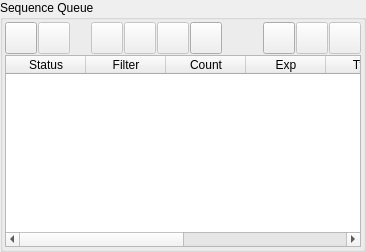
        <widget class="QGroupBox" name="groupBox">
         <property name="sizePolicy">
          <sizepolicy hsizetype="Expanding" vsizetype="Expanding">
           <horstretch>0</horstretch>
           <verstretch>0</verstretch>
          </sizepolicy>
         </property>
         <property name="title">
          <string>Sequence Queue</string>
         </property>
         <layout class="QVBoxLayout" name="verticalLayout_8">
          <property name="spacing">
           <number>1</number>
          </property>
          <property name="leftMargin">
           <number>2</number>
          </property>
          <property name="topMargin">
           <number>2</number>
          </property>
          <property name="rightMargin">
           <number>2</number>
          </property>
          <property name="bottomMargin">
           <number>2</number>
          </property>
          <item>
           <layout class="QHBoxLayout" name="horizontalLayout_14">
            <property name="spacing">
             <number>1</number>
            </property>
            <item>
             <widget class="QPushButton" name="addToQueueB">
              <property name="sizePolicy">
               <sizepolicy hsizetype="Fixed" vsizetype="Fixed">
                <horstretch>0</horstretch>
                <verstretch>0</verstretch>
               </sizepolicy>
              </property>
              <property name="minimumSize">
               <size>
                <width>32</width>
                <height>32</height>
               </size>
              </property>
              <property name="maximumSize">
               <size>
                <width>32</width>
                <height>32</height>
               </size>
              </property>
              <property name="text">
               <string/>
              </property>
              <attribute name="buttonGroup">
               <string notr="true">queueEditButtonGroup</string>
              </attribute>
             </widget>
            </item>
            <item>
             <widget class="QPushButton" name="removeFromQueueB">
              <property name="enabled">
               <bool>false</bool>
              </property>
              <property name="sizePolicy">
               <sizepolicy hsizetype="Fixed" vsizetype="Fixed">
                <horstretch>0</horstretch>
                <verstretch>0</verstretch>
               </sizepolicy>
              </property>
              <property name="minimumSize">
               <size>
                <width>32</width>
                <height>32</height>
               </size>
              </property>
              <property name="maximumSize">
               <size>
                <width>32</width>
                <height>32</height>
               </size>
              </property>
              <property name="text">
               <string/>
              </property>
              <attribute name="buttonGroup">
               <string notr="true">queueEditButtonGroup</string>
              </attribute>
             </widget>
            </item>
            <item>
             <spacer name="horizontalSpacer_2">
              <property name="orientation">
               <enum>Qt::Horizontal</enum>
              </property>
              <property name="sizeType">
               <enum>QSizePolicy::Fixed</enum>
              </property>
              <property name="sizeHint" stdset="0">
               <size>
                <width>20</width>
                <height>20</height>
               </size>
              </property>
             </spacer>
            </item>
            <item>
             <widget class="QPushButton" name="queueUpB">
              <property name="enabled">
               <bool>false</bool>
              </property>
              <property name="sizePolicy">
               <sizepolicy hsizetype="Fixed" vsizetype="Fixed">
                <horstretch>0</horstretch>
                <verstretch>0</verstretch>
               </sizepolicy>
              </property>
              <property name="minimumSize">
               <size>
                <width>32</width>
                <height>32</height>
               </size>
              </property>
              <property name="maximumSize">
               <size>
                <width>32</width>
                <height>32</height>
               </size>
              </property>
              <property name="text">
               <string/>
              </property>
              <attribute name="buttonGroup">
               <string notr="true">queueEditButtonGroup</string>
              </attribute>
             </widget>
            </item>
            <item>
             <widget class="QPushButton" name="queueDownB">
              <property name="enabled">
               <bool>false</bool>
              </property>
              <property name="sizePolicy">
               <sizepolicy hsizetype="Fixed" vsizetype="Fixed">
                <horstretch>0</horstretch>
                <verstretch>0</verstretch>
               </sizepolicy>
              </property>
              <property name="minimumSize">
               <size>
                <width>32</width>
                <height>32</height>
               </size>
              </property>
              <property name="maximumSize">
               <size>
                <width>32</width>
                <height>32</height>
               </size>
              </property>
              <property name="text">
               <string/>
              </property>
              <attribute name="buttonGroup">
               <string notr="true">queueEditButtonGroup</string>
              </attribute>
             </widget>
            </item>
            <item>
             <widget class="QPushButton" name="resetB">
              <property name="enabled">
               <bool>false</bool>
              </property>
              <property name="sizePolicy">
               <sizepolicy hsizetype="Fixed" vsizetype="Fixed">
                <horstretch>0</horstretch>
                <verstretch>0</verstretch>
               </sizepolicy>
              </property>
              <property name="minimumSize">
               <size>
                <width>32</width>
                <height>32</height>
               </size>
              </property>
              <property name="maximumSize">
               <size>
                <width>32</width>
                <height>32</height>
               </size>
              </property>
              <property name="toolTip">
               <string>Reset status of all jobs</string>
              </property>
              <property name="text">
               <string/>
              </property>
              <attribute name="buttonGroup">
               <string notr="true">queueEditButtonGroup</string>
              </attribute>
             </widget>
            </item>
            <item>
             <widget class="QPushButton" name="observerB">
              <property name="minimumSize">
               <size>
                <width>32</width>
                <height>32</height>
               </size>
              </property>
              <property name="maximumSize">
               <size>
                <width>32</width>
                <height>32</height>
               </size>
              </property>
              <property name="toolTip">
               <string>Select Observer</string>
              </property>
              <property name="text">
               <string/>
              </property>
             </widget>
            </item>
            <item>
             <spacer name="horizontalSpacer">
              <property name="orientation">
               <enum>Qt::Horizontal</enum>
              </property>
              <property name="sizeHint" stdset="0">
               <size>
                <width>40</width>
                <height>20</height>
               </size>
              </property>
             </spacer>
            </item>
            <item>
             <widget class="QPushButton" name="queueLoadB">
              <property name="sizePolicy">
               <sizepolicy hsizetype="Fixed" vsizetype="Fixed">
                <horstretch>0</horstretch>
                <verstretch>0</verstretch>
               </sizepolicy>
              </property>
              <property name="minimumSize">
               <size>
                <width>32</width>
                <height>32</height>
               </size>
              </property>
              <property name="maximumSize">
               <size>
                <width>32</width>
                <height>32</height>
               </size>
              </property>
              <property name="toolTip">
               <string>Load capture sequence from file</string>
              </property>
              <property name="text">
               <string/>
              </property>
              <attribute name="buttonGroup">
               <string notr="true">queueEditButtonGroup</string>
              </attribute>
             </widget>
            </item>
            <item>
             <widget class="QPushButton" name="queueSaveB">
              <property name="enabled">
               <bool>false</bool>
              </property>
              <property name="sizePolicy">
               <sizepolicy hsizetype="Fixed" vsizetype="Fixed">
                <horstretch>0</horstretch>
                <verstretch>0</verstretch>
               </sizepolicy>
              </property>
              <property name="minimumSize">
               <size>
                <width>32</width>
                <height>32</height>
               </size>
              </property>
              <property name="maximumSize">
               <size>
                <width>32</width>
                <height>32</height>
               </size>
              </property>
              <property name="toolTip">
               <string>Save capture sequence</string>
              </property>
              <property name="text">
               <string/>
              </property>
              <attribute name="buttonGroup">
               <string notr="true">queueEditButtonGroup</string>
              </attribute>
             </widget>
            </item>
            <item>
             <widget class="QPushButton" name="queueSaveAsB">
              <property name="enabled">
               <bool>false</bool>
              </property>
              <property name="sizePolicy">
               <sizepolicy hsizetype="Fixed" vsizetype="Fixed">
                <horstretch>0</horstretch>
                <verstretch>0</verstretch>
               </sizepolicy>
              </property>
              <property name="minimumSize">
               <size>
                <width>32</width>
                <height>32</height>
               </size>
              </property>
              <property name="maximumSize">
               <size>
                <width>32</width>
                <height>32</height>
               </size>
              </property>
              <property name="toolTip">
               <string>Save capture sequence as ...</string>
              </property>
              <property name="text">
               <string/>
              </property>
              <attribute name="buttonGroup">
               <string notr="true">queueEditButtonGroup</string>
              </attribute>
             </widget>
            </item>
           </layout>
          </item>
          <item>
           <widget class="QTableWidget" name="queueTable">
            <property name="sizePolicy">
             <sizepolicy hsizetype="MinimumExpanding" vsizetype="MinimumExpanding">
              <horstretch>0</horstretch>
              <verstretch>0</verstretch>
             </sizepolicy>
            </property>
            <property name="horizontalScrollBarPolicy">
             <enum>Qt::ScrollBarAsNeeded</enum>
            </property>
            <property name="selectionBehavior">
             <enum>QAbstractItemView::SelectRows</enum>
            </property>
            <attribute name="horizontalHeaderMinimumSectionSize">
             <number>30</number>
            </attribute>
            <attribute name="horizontalHeaderDefaultSectionSize">
             <number>80</number>
            </attribute>
            <column>
             <property name="text">
              <string>Status</string>
             </property>
            </column>
            <column>
             <property name="text">
              <string>Filter</string>
             </property>
            </column>
            <column>
             <property name="text">
              <string>Count</string>
             </property>
            </column>
            <column>
             <property name="text">
              <string>Exp</string>
             </property>
            </column>
            <column>
             <property name="text">
              <string>Type</string>
             </property>
            </column>
            <column>
             <property name="text">
              <string>Bin</string>
             </property>
            </column>
            <column>
             <property name="text">
              <string>ISO/Gain</string>
             </property>
            </column>
            <column>
             <property name="text">
              <string>Offset</string>
             </property>
            </column>
           </widget>
          </item>
         </layout>
        </widget>
